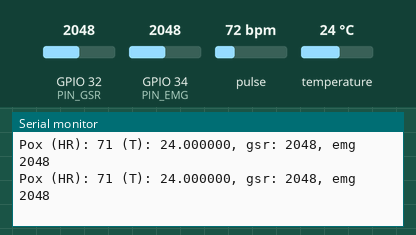
Simulated run of this sketch. Board: ESP32. Shown: the last lines printed to the serial monitor. The inputs (shaded band) are chosen by the test bench; at power-on: pulse 72 bpm, GPIO 32 (PIN_GSR) = 2048, GPIO 34 (PIN_EMG) = 2048, temperature 24 °C.

Above: at 1.2 s.
1.3 s: pulse set to 42 bpm
At 2.4 s:
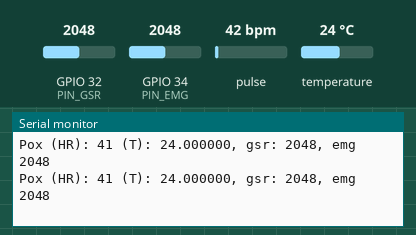
2.8 s: GPIO 32 (PIN_GSR) set to 2866
At 3.9 s:
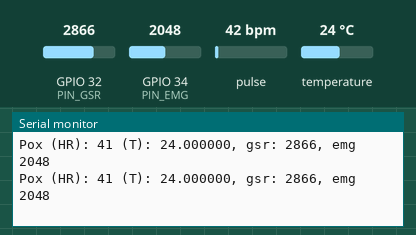
4.3 s: GPIO 34 (PIN_EMG) set to 2866
At 5.4 s:
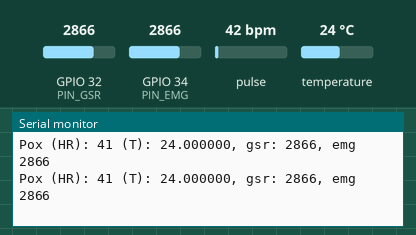
5.8 s: temperature set to 12 °C
At 6.9 s:
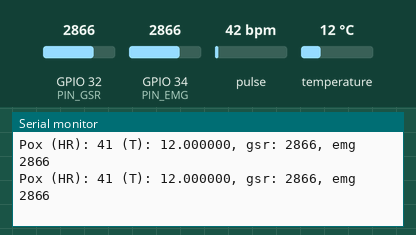
7.3 s: GPIO 32 (PIN_GSR) set to 3972
At 8.3 s:
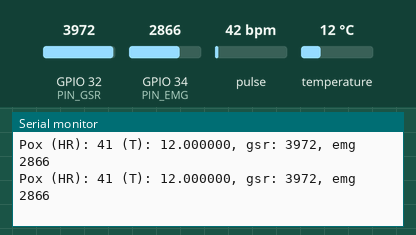
8.8 s: GPIO 34 (PIN_EMG) set to 3972
At 9.9 s:
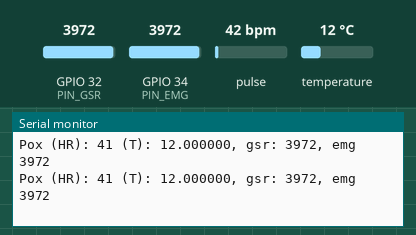
Timing chart, 0 to 11.3 s (numbered marks = the images above; inputs shaded):
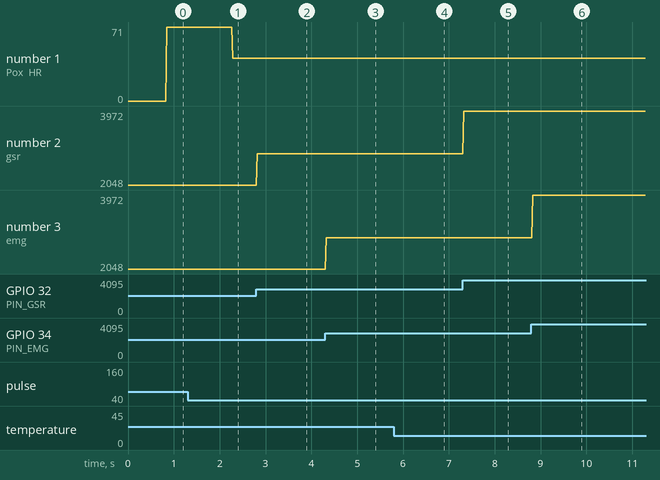

The sketch:

main.ino
```cpp
#include <Arduino.h>
#include <WiFiClient.h>
#include <Wire.h>

#include "config.h"
#include "emg.h"
#include "gsr.h"
#include "pulseoximeter.h"

void setup()
{
  Serial.begin(115200);
  pox_setup();
  gsr_setup();
  emg_setup();
}

void loop()
{
 Serial.printf("Pox (HR): %d (T): %f, gsr: %d, emg %d\n", pox_measure_BMP(),
                pox_measure_temp(), gsr_measure(), emg_measure());
  delay(10);
}
```

emg.cpp
```cpp
#include "emg.h"

void emg_setup() { pinMode(PIN_EMG, INPUT); };

int emg_measure() { return analogRead(PIN_EMG); }
```

emg.h
```cpp
#include "config.h"
#include <Arduino.h>

int emg_measure();
void emg_setup();
```

gsr.cpp
```cpp
#include "gsr.h"

void gsr_setup() { pinMode(PIN_GSR, INPUT); };

int gsr_measure() { return analogRead(PIN_GSR); }
```

gsr.h
```cpp
#include "config.h"
#include <Arduino.h>

static int sensorValue = 0;
static int gsr_average = 0;

void gsr_setup();
int gsr_measure();
```

pulseoximeter.cpp
```cpp
#include "pulseoximeter.h"

MAX30105 particleSensor;

void pox_setup()
{
  // Initialize sensor
  if (particleSensor.begin(Wire, I2C_SPEED_FAST) == false)
  { // Use default I2C port, 400kHz speed
    Serial.println("MAX30102 was not found. Please check wiring/power. ");
    while (1)
      ;
  }

  // The LEDs are very low power and won't affect the temp reading much but
  // you may want to turn off the LEDs to avoid any local heating
  particleSensor.setup(0); // Configure sensor. Turn off LEDs

  particleSensor
      .enableDIETEMPRDY(); // Enable the temp ready interrupt. This is required.
  particleSensor.setPulseAmplitudeRed(
      0x0A); // Turn Red LED to low to indicate sensor is running
  particleSensor.setPulseAmplitudeGreen(0); // Turn off Green LED
}

float pox_measure_temp() { return particleSensor.readTemperature(); }

int pox_measure_BMP()
{
  long irValue = particleSensor.getIR();

  if (checkForBeat(irValue) == true)
  {
    // We sensed a beat!
    long delta = millis() - lastBeat;
    lastBeat = millis();

    beatsPerMinute = 60 / (delta / 1000.0);

    if (beatsPerMinute < 255 && beatsPerMinute > 20)
    {
      rates[rateSpot++] =
          (byte)beatsPerMinute; // Store this reading in the array
      rateSpot %= RATE_SIZE;    // Wrap
    }
  }

  return beatsPerMinute;
}
```

pulseoximeter.h
```cpp
#include "MAX30105.h"
#include "heartRate.h"
#include <Arduino.h>

// Global variables
static const byte RATE_SIZE = 4; // Increase this for more averaging. 4 is good.
static byte rates[RATE_SIZE];    // Array of heart rates
static byte rateSpot = 0;
static long lastBeat = 0; // Time at which the last beat occurred

static float beatsPerMinute;

void pox_setup();

float pox_measure_temp();
int pox_measure_BMP();
```

config.h
```cpp
#include <Arduino.h>

#define PIN_EMG 34
#define PIN_GSR 32
```

Measured:
- after the input at 1.3 s, the serial monitor: prints a new line after 0.98 s (image 1)
- after the input at 2.8 s, the serial monitor: prints a new line at once (image 2)
- after the input at 4.3 s, the serial monitor: prints a new line at once (image 3)
- after the input at 5.8 s, the serial monitor: prints a new line at once (image 4)
- after the input at 7.3 s, the serial monitor: prints a new line at once (image 5)
- after the input at 8.8 s, the serial monitor: prints a new line at once (image 6)
- plotted number 1: 71 → 41 after the input at 1.3 s
- plotted number 2: 2048 → 2866 after the input at 2.8 s, 2866 → 3972 after the input at 7.3 s
